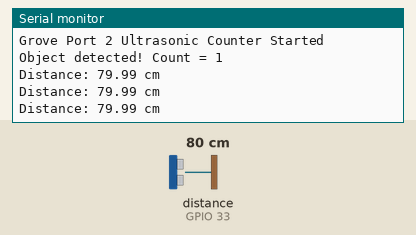
This sketch was run on a simulated ESP32. On the bench: the last lines printed to the serial monitor. Wiring (inferred from the names in the program): ultrasonic range finder: trigger GPIO 32; echo GPIO 33. The test bench sets the inputs (shaded band); at power-on: distance to the obstacle (sensor on GPIO 33) 80 cm. The echo pulse lasts 58.3 µs per cm; WiFi joins after 1.5 s; servers stay silent unless stated.

Above: at 3.0 s.
3.1 s: distance to the obstacle (sensor on GPIO 33) set to 2 cm
At 3.51 s:
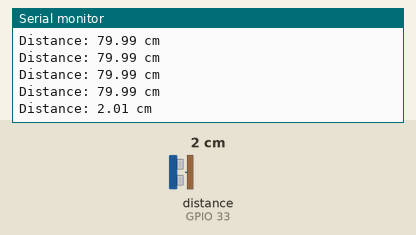
4.6 s: distance to the obstacle (sensor on GPIO 33) set to 4 cm
At 4.71 s:
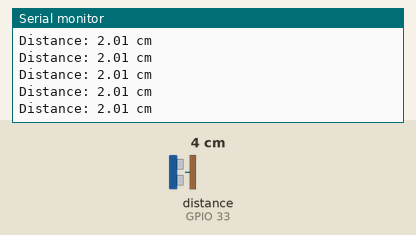
Timing chart, 0 to 7.6 s (numbered marks = the images above; inputs shaded):
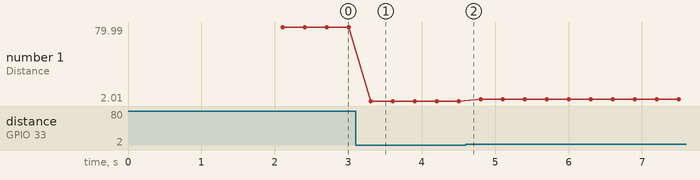

Measured:
- after the input at 3.1 s, the serial monitor: prints a new line after 0.20 s (image 1)
- plotted number 1: 79.99 → 2.01 after the input at 3.1 s, 2.01 → 4.01 after the input at 4.6 s

The sketch:

ESP32_CODE.ino
```cpp
#define BLYNK_TEMPLATE_ID "TMPL68DH22hUq"
#define BLYNK_TEMPLATE_NAME "MAKE ULTRASONIC"
#define BLYNK_AUTH_TOKEN "Kd8De09QUdeABAgYkBSIyjiaDrcA8z6G"

#include <WiFi.h>
#include <BlynkSimpleEsp32.h>

char ssid[] = "Faiz";
char pass[] = "faizhensem";

#define TRIG_PIN 32
#define ECHO_PIN 33

// ===== SETTINGS =====
#define DETECT_DISTANCE 80   // cm

BlynkTimer timer;

int objectCount = 0;
bool objectDetected = false;

// ===== ULTRASONIC READ =====
float readDistanceCM() {
  digitalWrite(TRIG_PIN, LOW);
  delayMicroseconds(2);

  digitalWrite(TRIG_PIN, HIGH);
  delayMicroseconds(10);
  digitalWrite(TRIG_PIN, LOW);

  long duration = pulseIn(ECHO_PIN, HIGH, 30000);
  if (duration == 0) return -1;

  return duration * 0.0343 / 2;
}

// ===== CHECK & COUNT =====
void checkSensor() {
  float distance = readDistanceCM();

  if (distance > 0 && distance < DETECT_DISTANCE) {
    if (!objectDetected) {
      objectDetected = true;
      objectCount++;

      Serial.print("Object detected! Count = ");
      Serial.println(objectCount);

      Blynk.virtualWrite(V0, objectCount);
    }
  } else {
    objectDetected = false;
  }

  Serial.print("Distance: ");
  Serial.print(distance);
  Serial.println(" cm");

  Blynk.virtualWrite(V1, distance);
}

void setup() {
  Serial.begin(115200);

  pinMode(TRIG_PIN, OUTPUT);
  pinMode(ECHO_PIN, INPUT);

  Serial.println("Grove Port 2 Ultrasonic Counter Started");

  Blynk.begin(BLYNK_AUTH_TOKEN, ssid, pass);

  timer.setInterval(300L, checkSensor);
}

void loop() {
  Blynk.run();
  timer.run();
}
```
